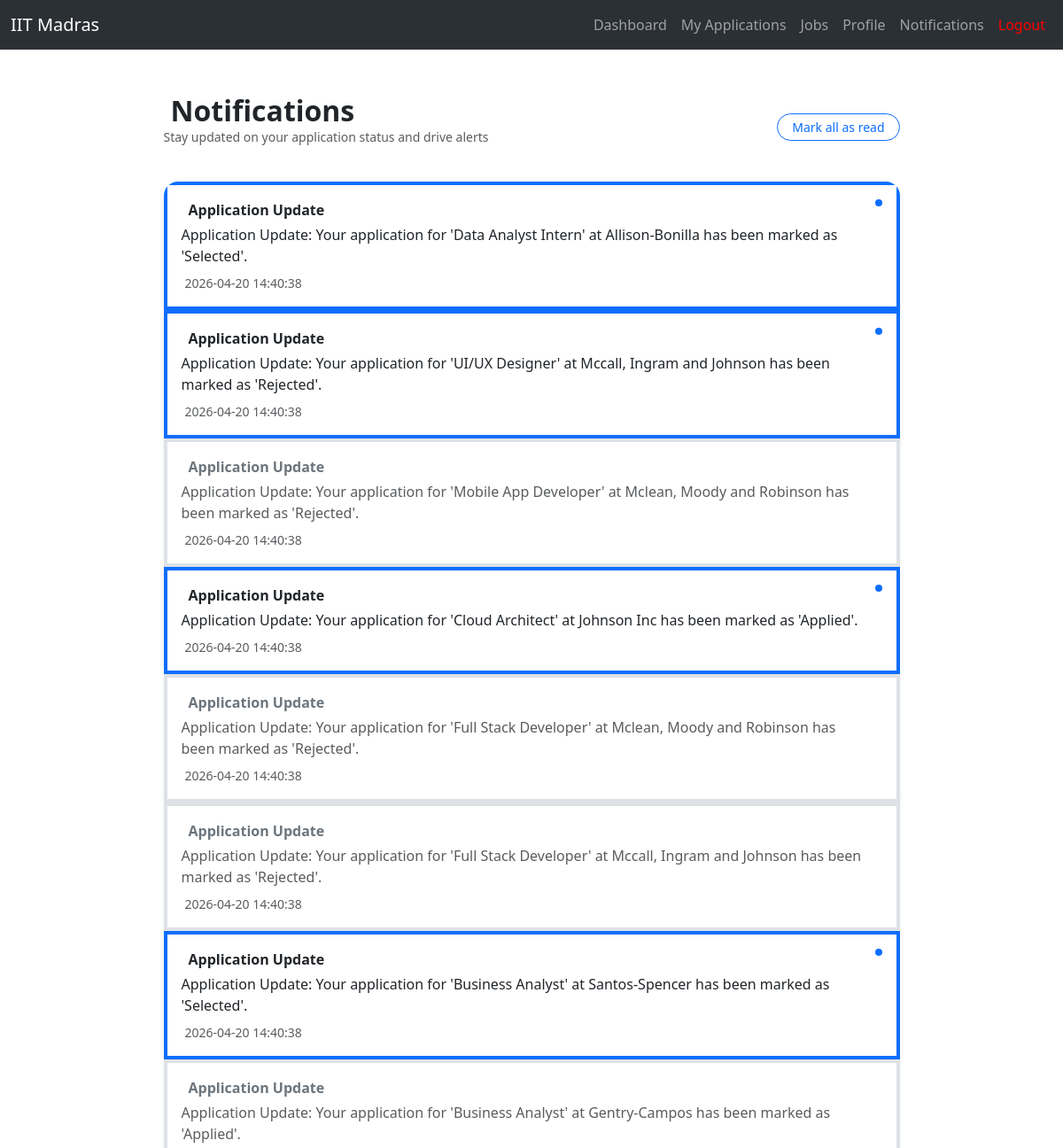
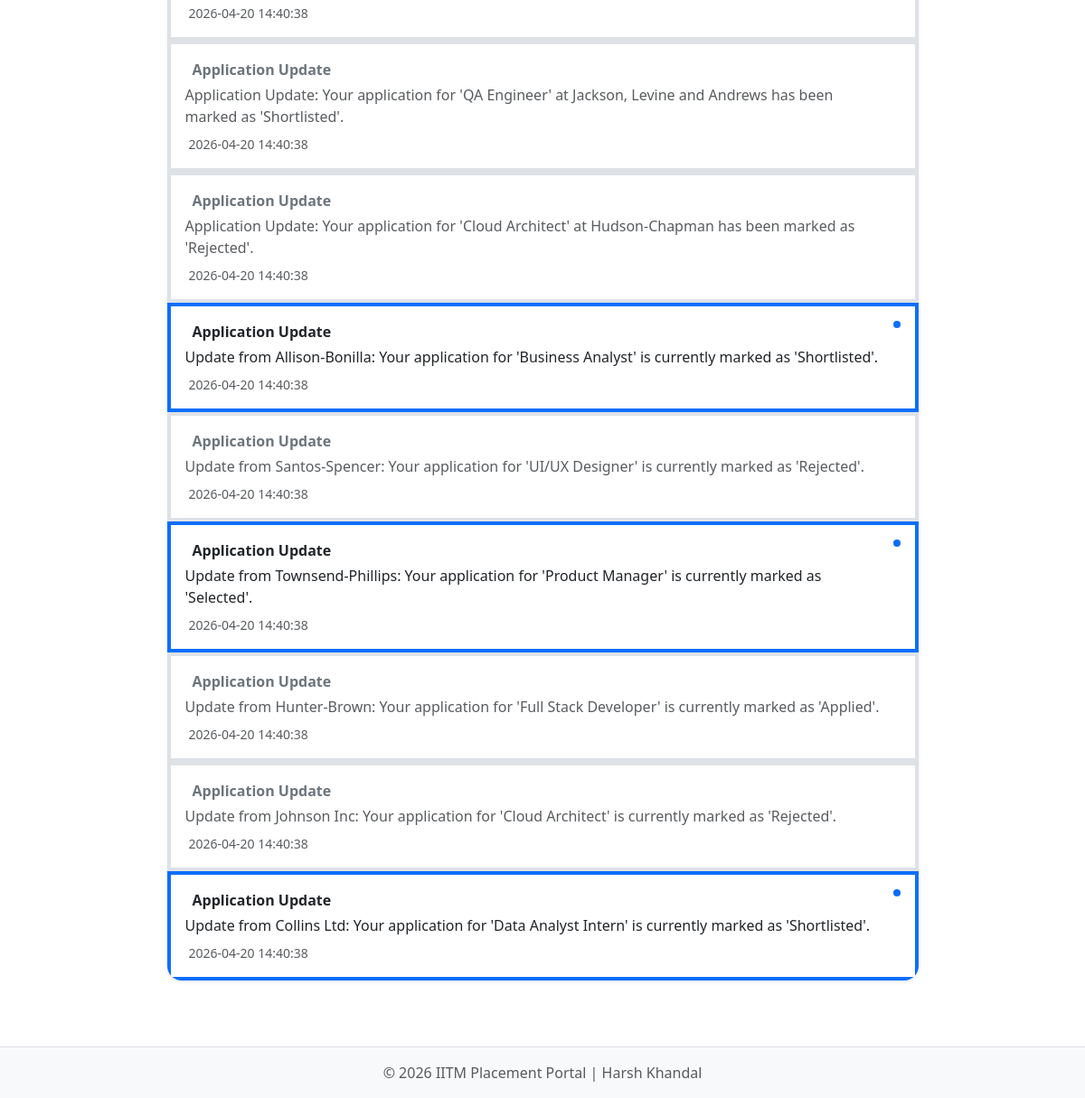
The app's page /notifications (signed in) with its own data (2 pictures, top to bottom).
### main/models/notification.py (models this page shows)
class Notification(db.Model):
    __tablename__ = 'notification'
    id = db.Column(db.Integer, primary_key=True)
    student_id = db.Column(db.Integer, db.ForeignKey('student.id'), nullable=False)
    message = db.Column(db.String(255), nullable=False)
    is_read = db.Column(db.Boolean, default=False)
    created_at = db.Column(db.DateTime, default=db.func.now())
    student = db.relationship("Student", backref=db.backref("notifications", lazy=True))

### main/routes/student.py (the view)
@student.route("/notifications")
@student_required
@login_required
def notifications():
    noti=current_user.student_data.notifications
    return render_template('student/notifications.html', notifications=noti)

### main/__init__.py (called while the page is built)
def create_app():
    app=Flask(__name__)
    app.config['SQLALCHEMY_DATABASE_URI'] = 'sqlite:///placement.db'
    db.init_app(app)
    app.config['SECRET_KEY'] = 'Harsh_K_12345'
    login_manager = LoginManager()
    login_manager.login_view = 'auth.login'
    login_manager.init_app(app)
    app.register_blueprint(auth, url_prefix='/')
    app.register_blueprint(student, url_prefix='/')
    app.register_blueprint(admin, url_prefix='/admin')
    app.register_blueprint(company, url_prefix='/company')
    @login_manager.user_loader
    def load_user(user_id):
        return Users.query.get(int(user_id))
    return app

### main/templates/student/notifications.html (shortened to what this page needs)
{% extends "base.html" %}
{% block content %}
<div class="container mt-4 mb-5">
    <div class="row justify-content-center">
        <div class="col-md-9">
            <div class="d-flex justify-content-between align-items-center mb-4">
                <div>
                    <h2 class="fw-bold mb-0">Notifications</h2>
                    <p class="text-muted small">Stay updated on your application status and drive alerts</p>
                </div>
                {% if notifications %}
                <form action="{{ url_for('student.mark_as_read') }}" method="POST">
                    <button type="submit" class="btn btn-outline-primary btn-sm rounded-pill px-3">
                        Mark all as read
                    </button>
                </form>
                {% endif %}
            </div>
            <div class="card shadow-sm border-0 rounded-4 overflow-hidden">
                <div class="list-group list-group-flush">
                    {% for n in notifications | sort(attribute='created_at', reverse=True) %}
                    <div class="list-group-item list-group-item-action py-3 border-start border-4 {% if not n.is_read %}border-primary bg-aliceblue{% else %}border-transparent{% endif %}">
                        <div class="d-flex justify-content-between align-items-start">
                            <div class="me-3">
                                <div class="d-flex align-items-center mb-1">
                                    <span class="fw-bold {% if not n.is_read %}text-dark{% else %}text-secondary{% endif %}">
                                        Application Update
                                    </span>
                                </div>
                                <p class="mb-0 {{ 'text-dark fw-medium' if not n.is_read else 'text-muted' }}">
                                    {{ n.message }}
                                </p>
                                <small class="text-muted mt-2 d-block">
                                    {{ n.created_at }}
                                </small>
                            </div>
                            {% if not n.is_read %}
                            <span class="badge bg-primary rounded-pill p-1">
                            </span>
                            {% endif %}
                        </div>
                    </div>
                    {% else %}
                    <div class="text-center py-5">
                        <i class="bi bi-bell-slash display-1 text-muted opacity-25"></i>
                        <p class="mt-3 text-muted">You're all caught up! No notifications yet.</p>
                        <a href="{{ url_for('student.jobs') }}" class="btn btn-primary btn-sm mt-2 rounded-pill px-4">Browse Jobs</a>
                    </div>
                    {% endfor %}
                </div>
            </div>
        </div>
    </div>
</div>
{% endblock %}

### main/static/css/style.css (style rules this page uses)
.bg-aliceblue { background-color: #f0f8ff; }
.border-transparent { border-left-color: transparent !important; }

### records on screen
Notification: message "Application Update: Your application for 'Data Analyst Intern' at Allison-Bonilla has been marked as 'Selected'.", created_at "2026-04-20 14:40:38"
Notification: message "Application Update: Your application for 'UI/UX Designer' at Mccall, Ingram and Johnson has been marked as 'Rejected'.", created_at "2026-04-20 14:40:38"
Notification: message "Application Update: Your application for 'Mobile App Developer' at Mclean, Moody and Robinson has been marked as 'Rejected'.", created_at "2026-04-20 14:40:38"
Notification: message "Application Update: Your application for 'Cloud Architect' at Johnson Inc has been marked as 'Applied'.", created_at "2026-04-20 14:40:38"
Notification: message "Application Update: Your application for 'Full Stack Developer' at Mclean, Moody and Robinson has been marked as 'Rejected'.", created_at "2026-04-20 14:40:38"
Notification: message "Application Update: Your application for 'Full Stack Developer' at Mccall, Ingram and Johnson has been marked as 'Rejected'.", created_at "2026-04-20 14:40:38"
Notification: message "Application Update: Your application for 'Business Analyst' at Santos-Spencer has been marked as 'Selected'.", created_at "2026-04-20 14:40:38"
Notification: message "Application Update: Your application for 'Business Analyst' at Gentry-Campos has been marked as 'Applied'.", created_at "2026-04-20 14:40:38"
Notification: message "Application Update: Your application for 'QA Engineer' at Jackson, Levine and Andrews has been marked as 'Shortlisted'.", created_at "2026-04-20 14:40:38"
Notification: message "Application Update: Your application for 'Cloud Architect' at Hudson-Chapman has been marked as 'Rejected'.", created_at "2026-04-20 14:40:38"
Notification: message "Update from Allison-Bonilla: Your application for 'Business Analyst' is currently marked as 'Shortlisted'.", created_at "2026-04-20 14:40:38"
Notification: message "Update from Santos-Spencer: Your application for 'UI/UX Designer' is currently marked as 'Rejected'.", created_at "2026-04-20 14:40:38"
Notification: message "Update from Townsend-Phillips: Your application for 'Product Manager' is currently marked as 'Selected'.", created_at "2026-04-20 14:40:38"
Notification: message "Update from Hunter-Brown: Your application for 'Full Stack Developer' is currently marked as 'Applied'.", created_at "2026-04-20 14:40:38"
Notification: message "Update from Johnson Inc: Your application for 'Cloud Architect' is currently marked as 'Rejected'.", created_at "2026-04-20 14:40:38"
Notification: message "Update from Collins Ltd: Your application for 'Data Analyst Intern' is currently marked as 'Shortlisted'.", created_at "2026-04-20 14:40:38"
